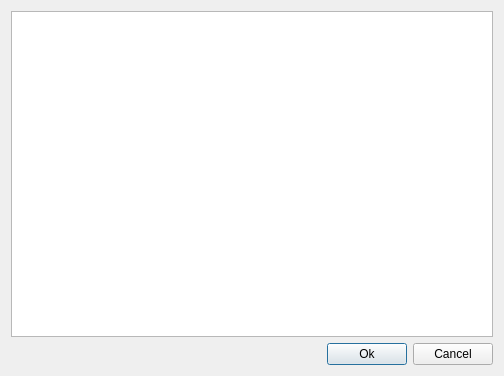
<?xml version="1.0" encoding="UTF-8"?>
<ui version="4.0">
 <class>ReportSelectInputParameterDialog</class>
 <widget class="QDialog" name="ReportSelectInputParameterDialog">
  <property name="geometry">
   <rect>
    <x>0</x>
    <y>0</y>
    <width>504</width>
    <height>376</height>
   </rect>
  </property>
  <property name="windowTitle">
   <string>Select Input Parameter</string>
  </property>
  <layout class="QVBoxLayout" name="verticalLayout">
   <item>
    <widget class="QTableView" name="tableView"/>
   </item>
   <item>
    <layout class="QHBoxLayout" name="horizontalLayout">
     <item>
      <spacer name="horizontalSpacer">
       <property name="orientation">
        <enum>Qt::Horizontal</enum>
       </property>
       <property name="sizeHint" stdset="0">
        <size>
         <width>40</width>
         <height>20</height>
        </size>
       </property>
      </spacer>
     </item>
     <item>
      <widget class="QPushButton" name="okButton">
       <property name="text">
        <string>Ok</string>
       </property>
       <property name="default">
        <bool>true</bool>
       </property>
      </widget>
     </item>
     <item>
      <widget class="QPushButton" name="cancelButton">
       <property name="text">
        <string>Cancel</string>
       </property>
      </widget>
     </item>
    </layout>
   </item>
  </layout>
 </widget>
 <resources/>
 <connections>
  <connection>
   <sender>cancelButton</sender>
   <signal>clicked()</signal>
   <receiver>ReportSelectInputParameterDialog</receiver>
   <slot>reject()</slot>
   <hints>
    <hint type="sourcelabel">
     <x>447</x>
     <y>352</y>
    </hint>
    <hint type="destinationlabel">
     <x>379</x>
     <y>370</y>
    </hint>
   </hints>
  </connection>
 </connections>
</ui>
